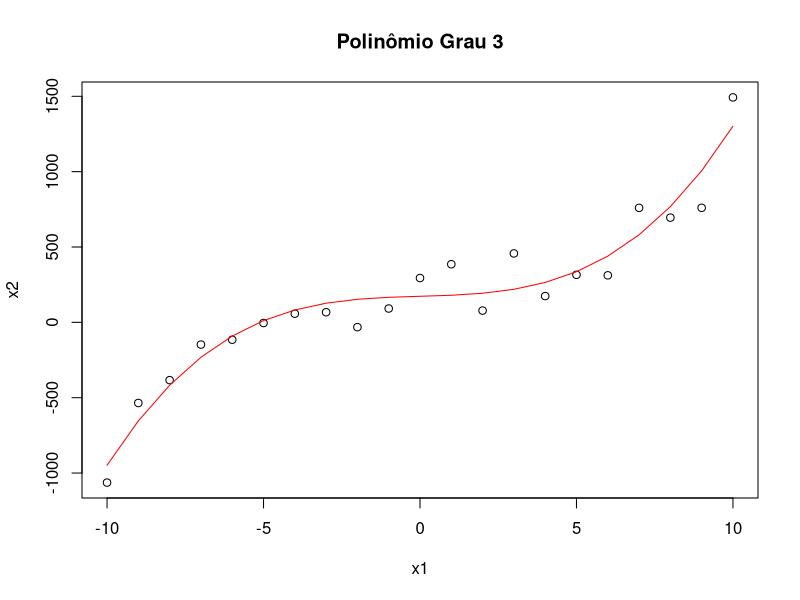

The R script that drew this image:
rm(list = ls())

library("corpcor")

# gera dados aleatorios, com uma função geradora para deixar mais visual
x1 <- seq(from = -10, to = 10, by = 1)
x2 <- x1^3 + 1500 * rnorm(21, 0.1, 0.1) # geradora com ruido

plot(
    NULL,
    main = "Polinômio Grau 3",
    xlab = "x1",
    ylab = "x2",
    ylim = range(x2),
    xlim = range(x1)
)

points(x1, x2, col = "black", lwd = 1)

# a partir do modelo teórico, sabemos que precisamos de
# w = H^+ y

# primeiro montamos a matriz H com as entradas todas
H <- cbind(x1^3, x1^2, x1^1, x1^0)

# agora o vetor y
y <- x2

# faz a operação teórica
w <- pseudoinverse(H) %*% y

print(w)

# a função aprendida é
yhat <- w[1] * x1^3 + w[2] * x1^2 + w[3] * x1^1 + w[4] * x1^0

lines(x1, yhat, col = "red", lwd = 1)

# nesse caso nao temos aprendizado em loop com a função custo: o modelo
# teórico permitiu fazer a igualdade w = H^+ y diretamente (assim J = 0)
# sem precisar de loop e realimentação a partir do custo J
